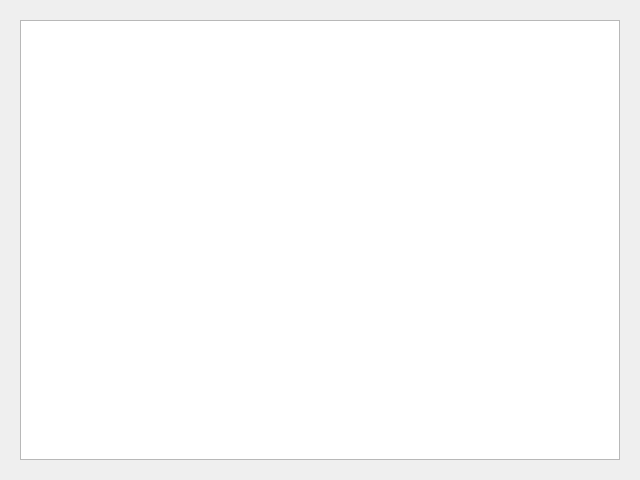
<?xml version="1.0" encoding="UTF-8"?>
<ui version="4.0">
 <class>et_history_window</class>
 <widget class="QWidget" name="et_history_window">
  <property name="geometry">
   <rect>
    <x>0</x>
    <y>0</y>
    <width>640</width>
    <height>480</height>
   </rect>
  </property>
  <property name="windowTitle">
   <string>History</string>
  </property>
  <widget class="QTextBrowser" name="textBrowser">
   <property name="geometry">
    <rect>
     <x>20</x>
     <y>20</y>
     <width>600</width>
     <height>440</height>
    </rect>
   </property>
  </widget>
 </widget>
 <resources/>
 <connections/>
</ui>
